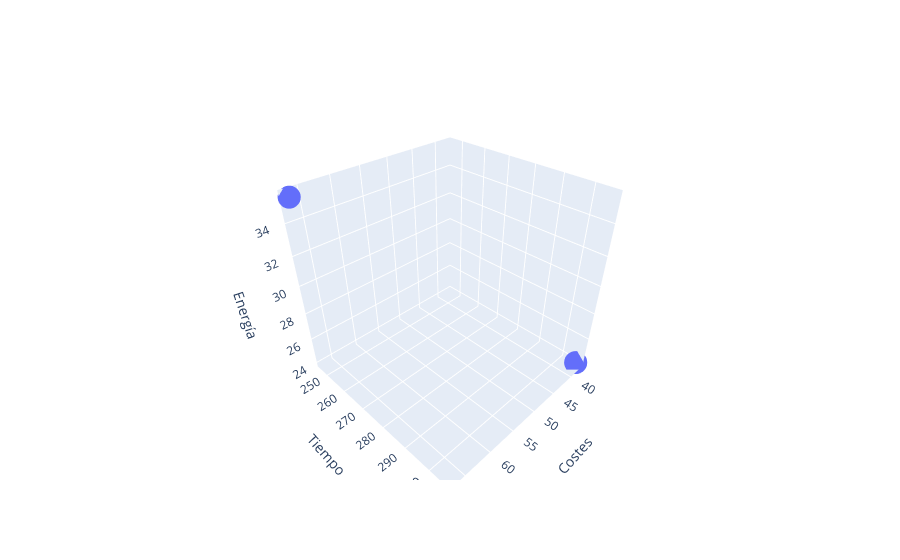

The cell this chart's notebook holds for it:
### Code cell
#Printeo del frente de Paleto para este problema
import plotly.graph_objects as go
import numpy as np

# Helix equation
x= res_data[0]
y=res_data[1]
z=res_data[2]

fig = go.Figure(data=[go.Scatter3d(x=x, y=y, z=z,
                                   mode='markers')])
fig.update_layout(scene = dict(
   xaxis_title = 'Costes',
   yaxis_title = 'Tiempo',
   zaxis_title = 'Energía'))
### Análisis de resultadosfig.show()

### Figure 1 — Plotly figure (JSON) as saved in the notebook; plotly's stock layout.template omitted (floating-point values rounded to 4 significant figures; data arrays with more than 128 entries replaced by an {"elided": "..."} marker saying what was removed)
{"data": [{"mode": "markers", "type": "scatter3d", "x": {"elided": "200 float values"}, "y": {"elided": "200 int values"}, "z": {"elided": "200 float values"}}], "layout": {"scene": {"xaxis": {"title": {"text": "Costes"}}, "yaxis": {"title": {"text": "Tiempo"}}, "zaxis": {"title": {"text": "Energía"}}}}}
